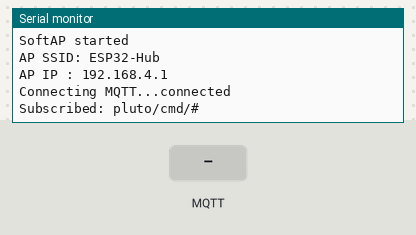
Bench run of a sketch on a simulated ESP32. On the bench: the last lines printed to the serial monitor. The test bench sets the inputs (shaded band). No MQTT or app messages arrive unless stated.

Above: at 1.2 s.
1.3 s: MQTT message "1" arrives on the first subscribed topic
At 2.5 s:
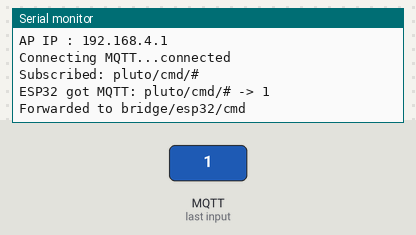
2.8 s: MQTT message "on" arrives on the first subscribed topic
At 3.8 s:
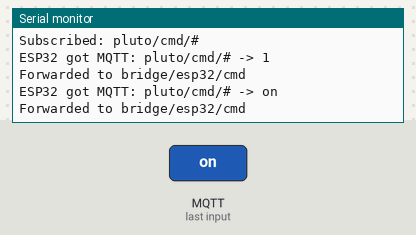
4.3 s: MQTT message "off" arrives on the first subscribed topic
At 4.9 s:
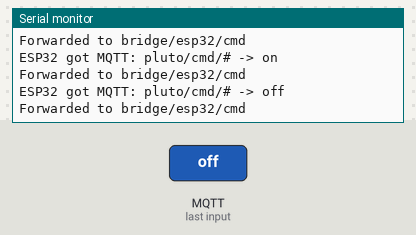

The sketch:

Subscriber.ino
```cpp
// ESP32_MQTT_Bridge_AP.ino
//The below code is for ESP32 which acts as a subscriber

#include <WiFi.h>

#include <PubSubClient.h>


// ---------- SoftAP (ESP32 creates Wi-Fi) ----------

const char* AP_SSID = "ESP32-Hub";

const char* AP_PASS = "esp32password"; // >= 8 chars


// ---------- MQTT (broker runs on your laptop) ----------

const char* MQTT_BROKER_IP = "192.168.4.3"; // <-- laptop IP on ESP32 AP //192.168.4.2

const uint16_t MQTT_PORT = 1883;


WiFiClient espClient;

PubSubClient mqtt(espClient);


// Topics

const char* SUB_BASE = "pluto/cmd/#"; // Python publishes here

const char* FWD_TOPIC = "bridge/esp32/cmd"; // ESP32 forwards here


void ensureAp() {

WiFi.mode(WIFI_AP);

bool ok = WiFi.softAP(AP_SSID, AP_PASS);

Serial.println(ok ? "SoftAP started" : "SoftAP failed!");

Serial.print("AP SSID: "); Serial.println(AP_SSID);

Serial.print("AP IP : "); Serial.println(WiFi.softAPIP()); // expect 192.168.4.1

}


void onMqtt(char* topic, byte* payload, unsigned int length) {

String msg; msg.reserve(length);

for (unsigned int i = 0; i < length; i++) msg += (char)payload[i];


Serial.print("ESP32 got MQTT: "); Serial.print(topic);

Serial.print(" -> "); Serial.println(msg);


// forward unchanged payload to the 8266 topic

mqtt.publish(FWD_TOPIC, msg.c_str());

Serial.print("Forwarded to "); Serial.println(FWD_TOPIC);

}


void ensureMqtt() {

while (!mqtt.connected()) {

Serial.print("Connecting MQTT...");

if (mqtt.connect("esp32-bridge")) {

Serial.println("connected");

mqtt.subscribe(SUB_BASE);

Serial.print("Subscribed: "); Serial.println(SUB_BASE);

} else {

Serial.print("failed, rc="); Serial.print(mqtt.state());

Serial.println(" retry in 2s");

delay(2000);

}

}

}


void setup() {

Serial.begin(115200);

ensureAp();

mqtt.setServer(MQTT_BROKER_IP, MQTT_PORT);

mqtt.setCallback(onMqtt);

}


void loop() {

// AP stays up automatically

if (!mqtt.connected()) ensureMqtt();

mqtt.loop();

}
```

Measured:
- after the input at 1.3 s, the serial monitor: prints a new line at once (image 1)
- after the input at 2.8 s, the serial monitor: prints a new line at once (image 2)
- after the input at 4.3 s, the serial monitor: prints a new line at once (image 3)
